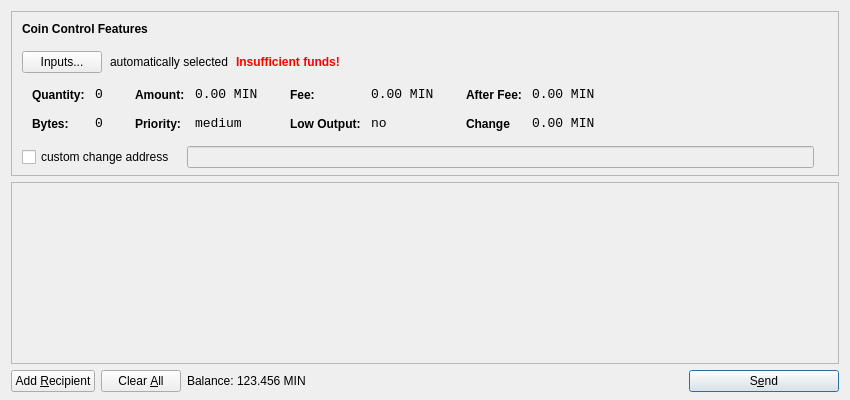
<?xml version="1.0" encoding="UTF-8"?>
<ui version="4.0">
 <class>SendCoinsDialog</class>
 <widget class="QDialog" name="SendCoinsDialog">
  <property name="geometry">
   <rect>
    <x>0</x>
    <y>0</y>
    <width>850</width>
    <height>400</height>
   </rect>
  </property>
  <property name="windowTitle">
   <string>Send Coins</string>
  </property>
  <layout class="QVBoxLayout" name="verticalLayout" stretch="0,1,0">
   <property name="bottomMargin">
    <number>8</number>
   </property>
   <item>
    <widget class="QFrame" name="frameCoinControl">
     <property name="sizePolicy">
      <sizepolicy hsizetype="Expanding" vsizetype="Expanding">
       <horstretch>0</horstretch>
       <verstretch>0</verstretch>
      </sizepolicy>
     </property>
     <property name="maximumSize">
      <size>
       <width>16777215</width>
       <height>16777215</height>
      </size>
     </property>
     <property name="frameShape">
      <enum>QFrame::StyledPanel</enum>
     </property>
     <property name="frameShadow">
      <enum>QFrame::Sunken</enum>
     </property>
     <layout class="QVBoxLayout" name="verticalLayoutCoinControl2">
      <property name="spacing">
       <number>-1</number>
      </property>
      <property name="leftMargin">
       <number>0</number>
      </property>
      <property name="topMargin">
       <number>0</number>
      </property>
      <property name="rightMargin">
       <number>0</number>
      </property>
      <property name="bottomMargin">
       <number>6</number>
      </property>
      <item>
       <layout class="QVBoxLayout" name="verticalLayoutCoinControl" stretch="0,0,0,0,1">
        <property name="spacing">
         <number>0</number>
        </property>
        <property name="leftMargin">
         <number>10</number>
        </property>
        <property name="topMargin">
         <number>10</number>
        </property>
        <item>
         <layout class="QHBoxLayout" name="horizontalLayoutCoinControl1">
          <property name="bottomMargin">
           <number>15</number>
          </property>
          <item>
           <widget class="QLabel" name="labelCoinControlFeatures">
            <property name="sizePolicy">
             <sizepolicy hsizetype="Preferred" vsizetype="Maximum">
              <horstretch>0</horstretch>
              <verstretch>0</verstretch>
             </sizepolicy>
            </property>
            <property name="font">
             <font>
              <weight>75</weight>
              <bold>true</bold>
             </font>
            </property>
            <property name="styleSheet">
             <string notr="true">font-weight:bold;</string>
            </property>
            <property name="text">
             <string>Coin Control Features</string>
            </property>
           </widget>
          </item>
         </layout>
        </item>
        <item>
         <layout class="QHBoxLayout" name="horizontalLayoutCoinControl2" stretch="0,0,0,0">
          <property name="spacing">
           <number>8</number>
          </property>
          <property name="bottomMargin">
           <number>10</number>
          </property>
          <item>
           <widget class="QPushButton" name="pushButtonCoinControl">
            <property name="styleSheet">
             <string notr="true"/>
            </property>
            <property name="text">
             <string>Inputs...</string>
            </property>
           </widget>
          </item>
          <item>
           <widget class="QLabel" name="labelCoinControlAutomaticallySelected">
            <property name="text">
             <string>automatically selected</string>
            </property>
            <property name="margin">
             <number>5</number>
            </property>
           </widget>
          </item>
          <item>
           <widget class="QLabel" name="labelCoinControlInsuffFunds">
            <property name="font">
             <font>
              <weight>75</weight>
              <bold>true</bold>
             </font>
            </property>
            <property name="styleSheet">
             <string notr="true">color:red;font-weight:bold;</string>
            </property>
            <property name="text">
             <string>Insufficient funds!</string>
            </property>
            <property name="margin">
             <number>5</number>
            </property>
           </widget>
          </item>
          <item>
           <spacer name="horizontalSpacerCoinControl">
            <property name="orientation">
             <enum>Qt::Horizontal</enum>
            </property>
            <property name="sizeHint" stdset="0">
             <size>
              <width>40</width>
              <height>1</height>
             </size>
            </property>
           </spacer>
          </item>
         </layout>
        </item>
        <item>
         <widget class="QWidget" name="widgetCoinControl" native="true">
          <property name="sizePolicy">
           <sizepolicy hsizetype="Preferred" vsizetype="Preferred">
            <horstretch>0</horstretch>
            <verstretch>0</verstretch>
           </sizepolicy>
          </property>
          <property name="minimumSize">
           <size>
            <width>0</width>
            <height>0</height>
           </size>
          </property>
          <property name="styleSheet">
           <string notr="true"/>
          </property>
          <layout class="QHBoxLayout" name="horizontalLayoutCoinControl5">
           <property name="margin">
            <number>0</number>
           </property>
           <item>
            <layout class="QHBoxLayout" name="horizontalLayoutCoinControl3" stretch="0,0,0,1">
             <property name="spacing">
              <number>20</number>
             </property>
             <property name="topMargin">
              <number>0</number>
             </property>
             <property name="bottomMargin">
              <number>10</number>
             </property>
             <item>
              <layout class="QFormLayout" name="formLayoutCoinControl1">
               <property name="horizontalSpacing">
                <number>10</number>
               </property>
               <property name="verticalSpacing">
                <number>14</number>
               </property>
               <property name="leftMargin">
                <number>10</number>
               </property>
               <property name="topMargin">
                <number>4</number>
               </property>
               <property name="rightMargin">
                <number>6</number>
               </property>
               <item row="0" column="0">
                <widget class="QLabel" name="labelCoinControlQuantityText">
                 <property name="styleSheet">
                  <string notr="true">font-weight:bold;</string>
                 </property>
                 <property name="text">
                  <string>Quantity:</string>
                 </property>
                 <property name="margin">
                  <number>0</number>
                 </property>
                </widget>
               </item>
               <item row="0" column="1">
                <widget class="QLabel" name="labelCoinControlQuantity">
                 <property name="font">
                  <font>
                   <family>Monospace</family>
                   <pointsize>10</pointsize>
                  </font>
                 </property>
                 <property name="cursor">
                  <cursorShape>IBeamCursor</cursorShape>
                 </property>
                 <property name="contextMenuPolicy">
                  <enum>Qt::ActionsContextMenu</enum>
                 </property>
                 <property name="text">
                  <string>0</string>
                 </property>
                 <property name="margin">
                  <number>0</number>
                 </property>
                 <property name="textInteractionFlags">
                  <set>Qt::LinksAccessibleByMouse|Qt::TextSelectableByKeyboard|Qt::TextSelectableByMouse</set>
                 </property>
                </widget>
               </item>
               <item row="1" column="0">
                <widget class="QLabel" name="labelCoinControlBytesText">
                 <property name="styleSheet">
                  <string notr="true">font-weight:bold;</string>
                 </property>
                 <property name="text">
                  <string>Bytes:</string>
                 </property>
                </widget>
               </item>
               <item row="1" column="1">
                <widget class="QLabel" name="labelCoinControlBytes">
                 <property name="font">
                  <font>
                   <family>Monospace</family>
                   <pointsize>10</pointsize>
                  </font>
                 </property>
                 <property name="cursor">
                  <cursorShape>IBeamCursor</cursorShape>
                 </property>
                 <property name="contextMenuPolicy">
                  <enum>Qt::ActionsContextMenu</enum>
                 </property>
                 <property name="text">
                  <string>0</string>
                 </property>
                 <property name="textInteractionFlags">
                  <set>Qt::LinksAccessibleByMouse|Qt::TextSelectableByKeyboard|Qt::TextSelectableByMouse</set>
                 </property>
                </widget>
               </item>
              </layout>
             </item>
             <item>
              <layout class="QFormLayout" name="formLayoutCoinControl2">
               <property name="horizontalSpacing">
                <number>10</number>
               </property>
               <property name="verticalSpacing">
                <number>14</number>
               </property>
               <property name="leftMargin">
                <number>6</number>
               </property>
               <property name="topMargin">
                <number>4</number>
               </property>
               <property name="rightMargin">
                <number>6</number>
               </property>
               <item row="0" column="0">
                <widget class="QLabel" name="labelCoinControlAmountText">
                 <property name="styleSheet">
                  <string notr="true">font-weight:bold;</string>
                 </property>
                 <property name="text">
                  <string>Amount:</string>
                 </property>
                 <property name="margin">
                  <number>0</number>
                 </property>
                </widget>
               </item>
               <item row="0" column="1">
                <widget class="QLabel" name="labelCoinControlAmount">
                 <property name="font">
                  <font>
                   <family>Monospace</family>
                   <pointsize>10</pointsize>
                  </font>
                 </property>
                 <property name="cursor">
                  <cursorShape>IBeamCursor</cursorShape>
                 </property>
                 <property name="contextMenuPolicy">
                  <enum>Qt::ActionsContextMenu</enum>
                 </property>
                 <property name="text">
                  <string>0.00 MIN</string>
                 </property>
                 <property name="textInteractionFlags">
                  <set>Qt::LinksAccessibleByMouse|Qt::TextSelectableByKeyboard|Qt::TextSelectableByMouse</set>
                 </property>
                </widget>
               </item>
               <item row="1" column="0">
                <widget class="QLabel" name="labelCoinControlPriorityText">
                 <property name="styleSheet">
                  <string notr="true">font-weight:bold;</string>
                 </property>
                 <property name="text">
                  <string>Priority:</string>
                 </property>
                </widget>
               </item>
               <item row="1" column="1">
                <widget class="QLabel" name="labelCoinControlPriority">
                 <property name="font">
                  <font>
                   <family>Monospace</family>
                   <pointsize>10</pointsize>
                  </font>
                 </property>
                 <property name="cursor">
                  <cursorShape>IBeamCursor</cursorShape>
                 </property>
                 <property name="contextMenuPolicy">
                  <enum>Qt::ActionsContextMenu</enum>
                 </property>
                 <property name="text">
                  <string>medium</string>
                 </property>
                 <property name="textInteractionFlags">
                  <set>Qt::LinksAccessibleByMouse|Qt::TextSelectableByKeyboard|Qt::TextSelectableByMouse</set>
                 </property>
                </widget>
               </item>
              </layout>
             </item>
             <item>
              <layout class="QFormLayout" name="formLayoutCoinControl3">
               <property name="horizontalSpacing">
                <number>10</number>
               </property>
               <property name="verticalSpacing">
                <number>14</number>
               </property>
               <property name="leftMargin">
                <number>6</number>
               </property>
               <property name="topMargin">
                <number>4</number>
               </property>
               <property name="rightMargin">
                <number>6</number>
               </property>
               <item row="0" column="0">
                <widget class="QLabel" name="labelCoinControlFeeText">
                 <property name="styleSheet">
                  <string notr="true">font-weight:bold;</string>
                 </property>
                 <property name="text">
                  <string>Fee:</string>
                 </property>
                 <property name="margin">
                  <number>0</number>
                 </property>
                </widget>
               </item>
               <item row="0" column="1">
                <widget class="QLabel" name="labelCoinControlFee">
                 <property name="font">
                  <font>
                   <family>Monospace</family>
                   <pointsize>10</pointsize>
                  </font>
                 </property>
                 <property name="cursor">
                  <cursorShape>IBeamCursor</cursorShape>
                 </property>
                 <property name="contextMenuPolicy">
                  <enum>Qt::ActionsContextMenu</enum>
                 </property>
                 <property name="text">
                  <string>0.00 MIN</string>
                 </property>
                 <property name="textInteractionFlags">
                  <set>Qt::LinksAccessibleByMouse|Qt::TextSelectableByKeyboard|Qt::TextSelectableByMouse</set>
                 </property>
                </widget>
               </item>
               <item row="1" column="0">
                <widget class="QLabel" name="labelCoinControlLowOutputText">
                 <property name="styleSheet">
                  <string notr="true">font-weight:bold;</string>
                 </property>
                 <property name="text">
                  <string>Low Output:</string>
                 </property>
                </widget>
               </item>
               <item row="1" column="1">
                <widget class="QLabel" name="labelCoinControlLowOutput">
                 <property name="font">
                  <font>
                   <family>Monospace</family>
                   <pointsize>10</pointsize>
                  </font>
                 </property>
                 <property name="cursor">
                  <cursorShape>IBeamCursor</cursorShape>
                 </property>
                 <property name="contextMenuPolicy">
                  <enum>Qt::ActionsContextMenu</enum>
                 </property>
                 <property name="text">
                  <string>no</string>
                 </property>
                 <property name="textInteractionFlags">
                  <set>Qt::LinksAccessibleByMouse|Qt::TextSelectableByKeyboard|Qt::TextSelectableByMouse</set>
                 </property>
                </widget>
               </item>
              </layout>
             </item>
             <item>
              <layout class="QFormLayout" name="formLayoutCoinControl4">
               <property name="horizontalSpacing">
                <number>10</number>
               </property>
               <property name="verticalSpacing">
                <number>14</number>
               </property>
               <property name="leftMargin">
                <number>6</number>
               </property>
               <property name="topMargin">
                <number>4</number>
               </property>
               <property name="rightMargin">
                <number>6</number>
               </property>
               <item row="0" column="0">
                <widget class="QLabel" name="labelCoinControlAfterFeeText">
                 <property name="styleSheet">
                  <string notr="true">font-weight:bold;</string>
                 </property>
                 <property name="text">
                  <string>After Fee:</string>
                 </property>
                 <property name="margin">
                  <number>0</number>
                 </property>
                </widget>
               </item>
               <item row="0" column="1">
                <widget class="QLabel" name="labelCoinControlAfterFee">
                 <property name="font">
                  <font>
                   <family>Monospace</family>
                   <pointsize>10</pointsize>
                  </font>
                 </property>
                 <property name="cursor">
                  <cursorShape>IBeamCursor</cursorShape>
                 </property>
                 <property name="contextMenuPolicy">
                  <enum>Qt::ActionsContextMenu</enum>
                 </property>
                 <property name="text">
                  <string>0.00 MIN</string>
                 </property>
                 <property name="textInteractionFlags">
                  <set>Qt::LinksAccessibleByMouse|Qt::TextSelectableByKeyboard|Qt::TextSelectableByMouse</set>
                 </property>
                </widget>
               </item>
               <item row="1" column="0">
                <widget class="QLabel" name="labelCoinControlChangeText">
                 <property name="styleSheet">
                  <string notr="true">font-weight:bold;</string>
                 </property>
                 <property name="text">
                  <string>Change</string>
                 </property>
                </widget>
               </item>
               <item row="1" column="1">
                <widget class="QLabel" name="labelCoinControlChange">
                 <property name="font">
                  <font>
                   <family>Monospace</family>
                   <pointsize>10</pointsize>
                  </font>
                 </property>
                 <property name="cursor">
                  <cursorShape>IBeamCursor</cursorShape>
                 </property>
                 <property name="contextMenuPolicy">
                  <enum>Qt::ActionsContextMenu</enum>
                 </property>
                 <property name="text">
                  <string>0.00 MIN</string>
                 </property>
                 <property name="textInteractionFlags">
                  <set>Qt::LinksAccessibleByMouse|Qt::TextSelectableByKeyboard|Qt::TextSelectableByMouse</set>
                 </property>
                </widget>
               </item>
              </layout>
             </item>
            </layout>
           </item>
          </layout>
         </widget>
        </item>
        <item>
         <layout class="QHBoxLayout" name="horizontalLayoutCoinControl4" stretch="0,0,0">
          <property name="spacing">
           <number>12</number>
          </property>
          <property name="sizeConstraint">
           <enum>QLayout::SetDefaultConstraint</enum>
          </property>
          <property name="topMargin">
           <number>5</number>
          </property>
          <property name="rightMargin">
           <number>5</number>
          </property>
          <item>
           <widget class="QCheckBox" name="checkBoxCoinControlChange">
            <property name="text">
             <string>custom change address</string>
            </property>
           </widget>
          </item>
          <item>
           <widget class="QLineEdit" name="lineEditCoinControlChange">
            <property name="enabled">
             <bool>false</bool>
            </property>
            <property name="sizePolicy">
             <sizepolicy hsizetype="Expanding" vsizetype="Fixed">
              <horstretch>0</horstretch>
              <verstretch>0</verstretch>
             </sizepolicy>
            </property>
           </widget>
          </item>
          <item>
           <widget class="QLabel" name="labelCoinControlChangeLabel">
            <property name="sizePolicy">
             <sizepolicy hsizetype="Preferred" vsizetype="Expanding">
              <horstretch>0</horstretch>
              <verstretch>0</verstretch>
             </sizepolicy>
            </property>
            <property name="minimumSize">
             <size>
              <width>0</width>
              <height>0</height>
             </size>
            </property>
            <property name="text">
             <string/>
            </property>
            <property name="margin">
             <number>3</number>
            </property>
           </widget>
          </item>
         </layout>
        </item>
        <item>
         <spacer name="verticalSpacerCoinControl">
          <property name="orientation">
           <enum>Qt::Vertical</enum>
          </property>
          <property name="sizeHint" stdset="0">
           <size>
            <width>800</width>
            <height>1</height>
           </size>
          </property>
         </spacer>
        </item>
       </layout>
      </item>
     </layout>
    </widget>
   </item>
   <item>
    <widget class="QScrollArea" name="scrollArea">
     <property name="widgetResizable">
      <bool>true</bool>
     </property>
     <widget class="QWidget" name="scrollAreaWidgetContents">
      <property name="geometry">
       <rect>
        <x>0</x>
        <y>0</y>
        <width>830</width>
        <height>165</height>
       </rect>
      </property>
      <layout class="QVBoxLayout" name="verticalLayout_2">
       <property name="margin">
        <number>0</number>
       </property>
       <item>
        <layout class="QVBoxLayout" name="entries">
         <property name="spacing">
          <number>6</number>
         </property>
        </layout>
       </item>
       <item>
        <spacer name="verticalSpacer">
         <property name="orientation">
          <enum>Qt::Vertical</enum>
         </property>
         <property name="sizeHint" stdset="0">
          <size>
           <width>20</width>
           <height>40</height>
          </size>
         </property>
        </spacer>
       </item>
      </layout>
     </widget>
    </widget>
   </item>
   <item>
    <layout class="QHBoxLayout" name="horizontalLayout">
     <item>
      <widget class="QPushButton" name="addButton">
       <property name="toolTip">
        <string>Send to multiple recipients at once</string>
       </property>
       <property name="text">
        <string>Add &amp;Recipient</string>
       </property>
       <property name="icon">
        <iconset resource="../bitcoin.qrc">
         <normaloff>:/icons/add</normaloff>:/icons/add</iconset>
       </property>
       <property name="autoDefault">
        <bool>false</bool>
       </property>
      </widget>
     </item>
     <item>
      <widget class="QPushButton" name="clearButton">
       <property name="sizePolicy">
        <sizepolicy hsizetype="Minimum" vsizetype="Fixed">
         <horstretch>0</horstretch>
         <verstretch>0</verstretch>
        </sizepolicy>
       </property>
       <property name="toolTip">
        <string>Remove all transaction fields</string>
       </property>
       <property name="text">
        <string>Clear &amp;All</string>
       </property>
       <property name="icon">
        <iconset resource="../bitcoin.qrc">
         <normaloff>:/icons/remove</normaloff>:/icons/remove</iconset>
       </property>
       <property name="autoRepeatDelay">
        <number>300</number>
       </property>
       <property name="autoDefault">
        <bool>false</bool>
       </property>
      </widget>
     </item>
     <item>
      <layout class="QHBoxLayout" name="horizontalLayout_2">
       <property name="spacing">
        <number>3</number>
       </property>
       <item>
        <widget class="QLabel" name="label">
         <property name="sizePolicy">
          <sizepolicy hsizetype="Preferred" vsizetype="Fixed">
           <horstretch>0</horstretch>
           <verstretch>0</verstretch>
          </sizepolicy>
         </property>
         <property name="text">
          <string>Balance:</string>
         </property>
        </widget>
       </item>
       <item>
        <widget class="QLabel" name="labelBalance">
         <property name="sizePolicy">
          <sizepolicy hsizetype="Preferred" vsizetype="Fixed">
           <horstretch>0</horstretch>
           <verstretch>0</verstretch>
          </sizepolicy>
         </property>
         <property name="cursor">
          <cursorShape>IBeamCursor</cursorShape>
         </property>
         <property name="text">
          <string>123.456 MIN</string>
         </property>
         <property name="textInteractionFlags">
          <set>Qt::LinksAccessibleByMouse|Qt::TextSelectableByKeyboard|Qt::TextSelectableByMouse</set>
         </property>
        </widget>
       </item>
      </layout>
     </item>
     <item>
      <spacer name="horizontalSpacer">
       <property name="orientation">
        <enum>Qt::Horizontal</enum>
       </property>
       <property name="sizeHint" stdset="0">
        <size>
         <width>40</width>
         <height>20</height>
        </size>
       </property>
      </spacer>
     </item>
     <item>
      <widget class="QPushButton" name="sendButton">
       <property name="minimumSize">
        <size>
         <width>150</width>
         <height>0</height>
        </size>
       </property>
       <property name="toolTip">
        <string>Confirm the send action</string>
       </property>
       <property name="text">
        <string>S&amp;end</string>
       </property>
       <property name="icon">
        <iconset resource="../bitcoin.qrc">
         <normaloff>:/icons/send</normaloff>:/icons/send</iconset>
       </property>
       <property name="default">
        <bool>true</bool>
       </property>
      </widget>
     </item>
    </layout>
   </item>
  </layout>
 </widget>
 <resources>
  <include location="../bitcoin.qrc"/>
 </resources>
 <connections/>
</ui>
